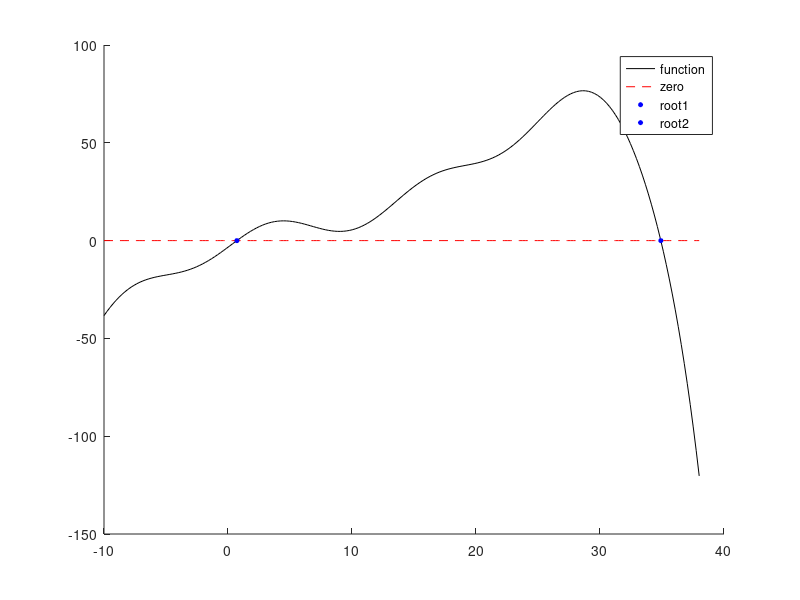
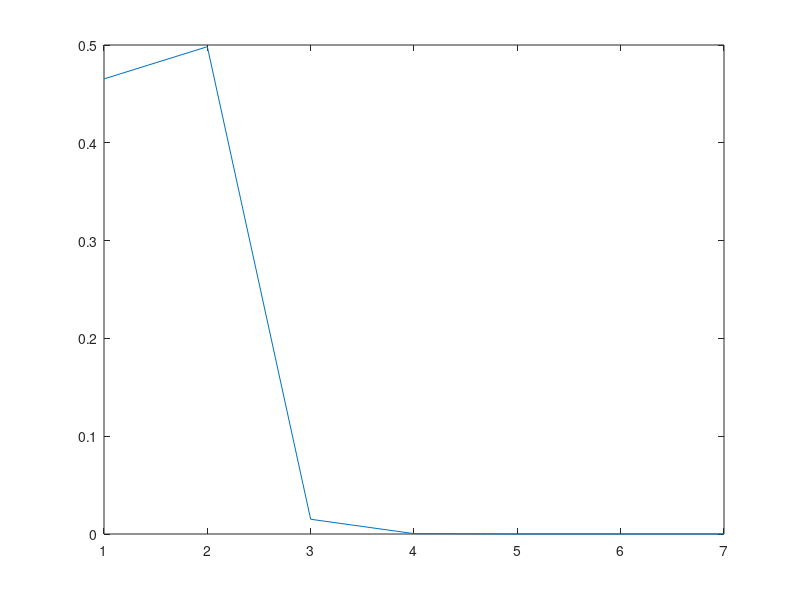
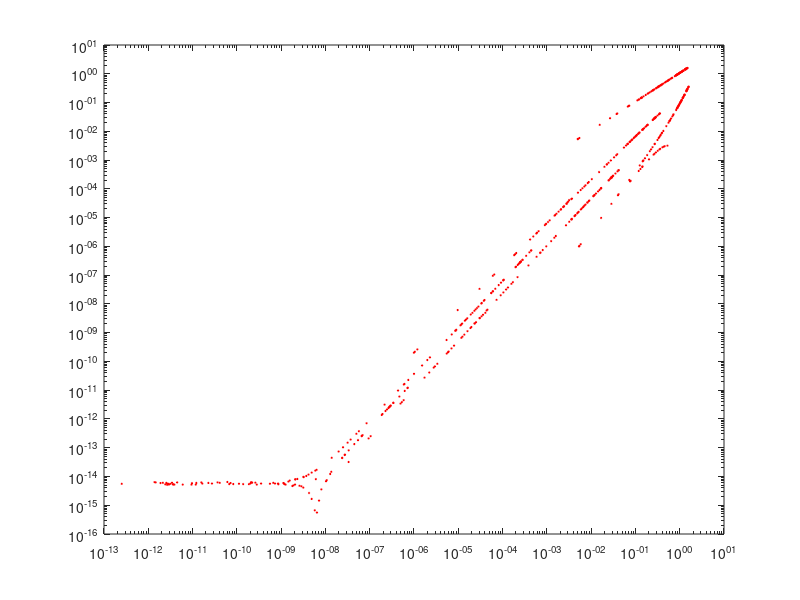

Reproduce these figures in MATLAB, in order.
function Assignment1Secant()
    x_range = linspace(-10,38,200);

    [y_vals] = test_func(x_range);

     x0 = -2;
     x1 = 5;
     max_iter = 200;
     dx_tol = 1e-7;
     y_tol = 1e-7;

    [x_root1,exit_flag] = secant_solve(@test_func, x0, x1, max_iter, dx_tol,y_tol);
    [f_root1] = test_func(x_root1);
    
    x_root_base = x_root1;

    x0 = 35;
    x1 = 50;
    [x_root2,exit_flag] = secant_solve(@test_func, x0, x1, max_iter, dx_tol,y_tol);
    [f_root2] = test_func(x_root2);

    figure(1);
    hold on;
    plot(x_range,y_vals,'k')
    plot(x_range,x_range*0,'r--')
    plot(x_root1,f_root1,"bo",'MarkerFaceColor','b','MarkerSize',3);
    plot(x_root2,f_root2,"bo",'MarkerFaceColor','b','MarkerSize',3);
    legend("function","zero","root1","root2")

    all_iteration_list =[];
    all_error_list = [];

    all_error_current_list = [];
    all_error_next_list = [];

     for n = 1:100
         x0 = x_root_base + (2*rand()-.5);
         [~,~,x_guess_list] = secant_solve(@test_func, x0, x1, max_iter, dx_tol,y_tol);
         iteration_list = 1:length(x_guess_list);
         error_list = abs(x_guess_list-x_root_base);
         all_iteration_list = [all_iteration_list, iteration_list];
         all_error_list = [all_error_list,error_list];

         current_error = error_list(1:end-1);
         next_error = error_list(2:end);

         all_error_current_list = [all_error_current_list,current_error];
         all_error_next_list = [all_error_next_list,next_error];
     end
    
    figure(2);
    plot(abs(x_guess_list-x_root1));

    figure(3);
    loglog(all_error_current_list,all_error_next_list,'ro','markerfacecolor','r','markersize',1)
end

%%SECANT SOLVER
function [x_root,exit_flag,x_guess_list] = secant_solve(f_in,x0,x1,max_iter,dx_tol,y_tol)
  x_prev = x0;
  x_tprev = x1;   
  x_val = x_prev+2*dx_tol;

  [f_val] = f_in(x_val);
  % [f_prev] = f_in(x_prev);
  % [f_tprev] = f_in(x_tprev);    
    
  count = 0;

  x_guess_list = x_val;
  x_prev_guess_list = x_prev;

  check = abs((x_val-x_prev));

  while check > dx_tol && count<max_iter && abs(f_val) > y_tol
        [f_val] = f_in(x_val);
        [f_prev] = f_in(x_prev);
        [f_tprev] = f_in(x_tprev);


        x_val = (x_tprev*f_prev-x_prev*f_tprev)/(f_prev-f_tprev);
        check = abs((x_val-x_prev));
        x_tprev=x_prev;        
        x_prev=x_val;

        x_guess_list(end+1) = x_val;
        x_prev_guess_list(end+1) = x_prev; 

        count=count+1;
   end

    x_root = x_val;

   %assume success
   exit_flag = 0;

   if abs(x_val-x_prev) > dx_tol && abs(f_val)>y_tol
       exit_flag = 1;
   end

end

%%IMPORT FUNCTION
function [f_val] = test_func(x_range)
    f_val = (x_range.^3)/100 - (x_range.^2)/8 + 2*x_range + 6*sin(x_range/2+6) -.7 - exp(x_range/6);
end